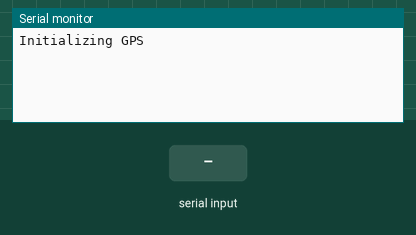
Simulated run of this sketch. Board: Arduino Uno, built with avr-gcc and run on an emulated ATmega328P. Shown: the last lines printed to the serial monitor. The inputs (shaded band) are chosen by the test bench.

Above: at 2.9 s.
3.0 s: "1\n" received over the second serial link
At 4.2 s:
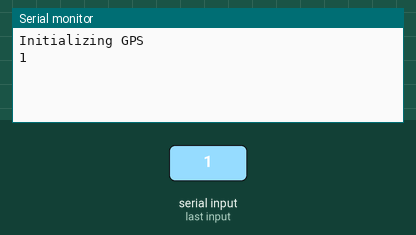
4.5 s: "0\n" received over the second serial link
At 5.4 s:
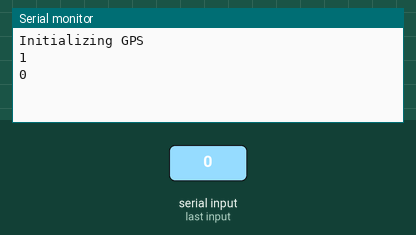
6.0 s: "2\n" received over the second serial link
At 6.5 s:
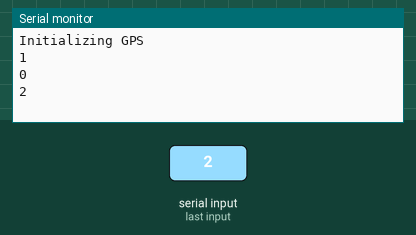

Measured:
- after the input at 3.0 s, the serial monitor: prints a new line at once (image 1)
- after the input at 4.5 s, the serial monitor: prints a new line at once (image 2)
- after the input at 6.0 s, the serial monitor: prints a new line at once (image 3)

The sketch:

gps_stuff.ino
```cpp
// (licence header left out)
//The UNO needs the software emulator of the serial port
#include <SoftwareSerial.h>

// Global variables
String inputMessage = "";        // A string to hold incoming data
boolean IsMessageReady = false;  // Whether the string is complete

// gpsSerial(receive from GPS,transmit to the GPS module)
SoftwareSerial gpsSerial(4, 3);

void setup()
{
  // Keep the User informed
  Serial.begin(9600);
  Serial.println("Initializing GPS");

  //Receive from the GPS device (the NMEA sentences) - Green wire
  pinMode(2, INPUT);

  //Transmit to the GPS device - Yellow wire
  pinMode(3, OUTPUT);

  // Connect to the GPS module
  gpsSerial.begin(9600);

  delay(1000);

  AllSentences();

  // Reserve 200 bytes for the SoftwareSerial string
  inputMessage.reserve(200);
}

void loop()
{
  while (gpsSerial.available() && IsMessageReady == false)
  {
     // Read the new byte:
     char nextChar = (char)gpsSerial.read();

     // Append to the inputSerial1 string
     inputMessage += nextChar;

     // If a newline, then set flag so that the main loop will process the string
     if (nextChar == '\n') {
       IsMessageReady = true;
     }
   }

    // Does SoftwareSeria1 have a new message?
   if (IsMessageReady)
   {
     // Print new message on a new line.
     // The last character of the SoftwareSerial is a new line
     Serial.print(inputMessage);

     // clear the string:
     inputMessage = "";
     IsMessageReady = false;
   }
}

void AllSentences()
{
  // NMEA_GLL output interval - Geographic Position - Latitude longitude
  // NMEA_RMC output interval - Recommended Minimum Specific GNSS Sentence
  // NMEA_VTG output interval - Course Over Ground and Ground Speed
  // NMEA_GGA output interval - GPS Fix Data
  // NMEA_GSA output interval - GNSS DOPS and Active Satellites
  // NMEA_GSV output interval - GNSS Satellites in View

  // Enable $PUBX,40,GLL,0,1,0,0*5D
  gpsSerial.println("$PUBX,40,GLL,0,1,0,0*5D");
  delay(100);

  // Enable $PUBX,40,RMC,0,1,0,0*46
  gpsSerial.println("$PUBX,40,RMC,0,1,0,0*46");
  delay(100);

  // Enable $PUBX,40,VTG,0,1,0,0*5F
  gpsSerial.println("$PUBX,40,VTG,0,1,0,0*5F");
  delay(100);

  // Enable $PUBX,40,GGA,0,1,0,0*5B
  gpsSerial.println("$PUBX,40,GGA,0,1,0,0*5B");
  delay(100);

  // Enable $PUBX,40,GSA,0,1,0,0*4F
  gpsSerial.println("$PUBX,40,GSA,0,1,0,0*4F");
  delay(100);

  // Enable $PUBX,40,GSV,0,5,0,0*5C
  gpsSerial.println("$PUBX,40,GSV,0,5,0,0*5C");
  delay(100);
}
```
